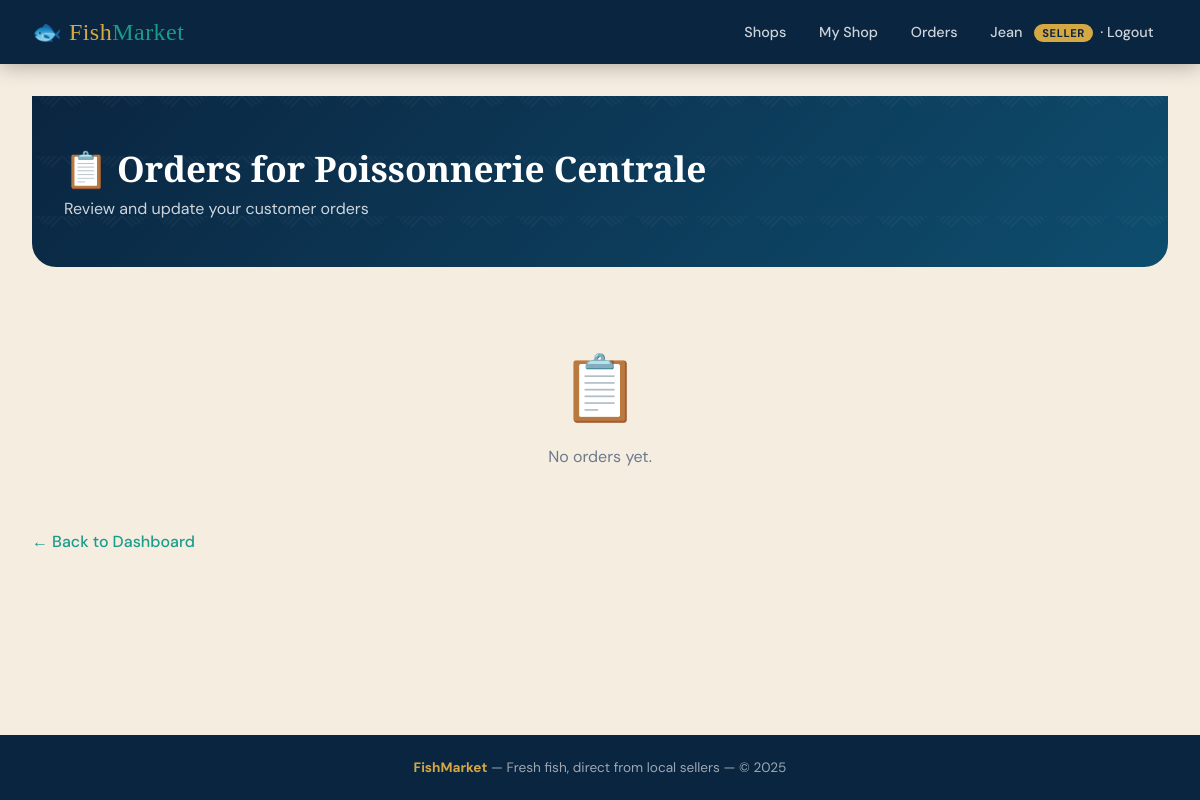
Page /seller/orders (signed in) on the committed database.
### app.py (models this page shows, shortened)
class User(db.Model):
    __tablename__ = "users"
    id           = db.Column(db.Integer, primary_key=True)
    email        = db.Column(db.String(120), unique=True, nullable=False)
    password_hash= db.Column(db.String(256), nullable=False)
    role         = db.Column(db.String(20), nullable=False, default="customer")  # admin / seller / customer
    full_name    = db.Column(db.String(120), nullable=False)
    phone        = db.Column(db.String(30))           # PII – admin-only
    address      = db.Column(db.String(255))          # PII – admin-only
    created_at   = db.Column(db.DateTime, default=datetime.utcnow)
    is_active    = db.Column(db.Boolean, default=True)
    shop   = db.relationship("Shop",  back_populates="seller", uselist=False)
    orders = db.relationship("Order", back_populates="customer")

class Shop(db.Model):
    __tablename__ = "shops"
    id          = db.Column(db.Integer, primary_key=True)
    seller_id   = db.Column(db.Integer, db.ForeignKey("users.id"), nullable=False, unique=True)
    name        = db.Column(db.String(120), nullable=False)
    description = db.Column(db.Text)
    location    = db.Column(db.String(255), nullable=False)
    city        = db.Column(db.String(80))
    logo_url    = db.Column(db.String(255))
    is_open     = db.Column(db.Boolean, default=True)   # shop open/closed toggle
    created_at  = db.Column(db.DateTime, default=datetime.utcnow)
    seller  = db.relationship("User",  back_populates="shop")
    fishes  = db.relationship("Fish",  back_populates="shop", cascade="all, delete-orphan")
    orders  = db.relationship("Order", back_populates="shop")

### app.py (the view)
@app.route("/seller/orders")
@role_required("seller")
def seller_orders():
    user   = current_user()
    shop   = user.shop
    if not shop:
        return redirect(url_for("seller_create_shop"))
    orders = Order.query.filter_by(shop_id=shop.id).order_by(Order.created_at.desc()).all()
    return render_template("seller/orders.html", user=user, shop=shop, orders=orders)

### app.py (called while the page is built)
def role_required(*roles):
    def decorator(f):
        @wraps(f)
        def wrapper(*args, **kwargs):
            if "user_id" not in session:
                flash("Please log in.", "warning")
                return redirect(url_for("login"))
            user = db.session.get(User, session["user_id"])
            if not user or user.role not in roles:
                abort(403)
            return f(*args, **kwargs)
        return wrapper
    return decorator

def current_user():
    if "user_id" in session:
        return db.session.get(User, session["user_id"])
    return None

### templates/seller/orders.html (shortened to what this page needs)
{% extends "base.html" %}
{% block content %}
<div class="page-header">
  <h1>📋 Orders for {{ shop.name }}</h1>
  <p>Review and update your customer orders</p>
</div>
{% if orders %}
{% set status_colors = {'pending':'badge-orange','confirmed':'badge-blue','ready':'badge-green','delivered':'badge-green','cancelled':'badge-red'} %}
{% for order in orders %}
<div class="card mb-2">
  <div class="card-body">
    <div class="flex justify-between items-center mb-2" style="flex-wrap:wrap;gap:0.5rem;">
      <div>
        <strong>Order #{{ order.id }}</strong>
        <span class="badge {{ status_colors.get(order.status,'badge-gray') }}" style="margin-left:0.5rem;">{{ order.status|capitalize }}</span>
      </div>
      <span class="text-muted" style="font-size:0.85rem;">{{ order.created_at.strftime('%d %b %Y, %H:%M') }}</span>
    </div>
    <p class="text-muted mb-2" style="font-size:0.88rem;">
      👤 Customer: <strong>{{ order.customer.full_name }}</strong>
      {% if order.note %} &nbsp;·&nbsp; 📝 {{ order.note }}{% endif %}
    </p>
    <table style="margin-bottom:0.75rem;">
      <thead><tr><th>Fish</th><th>Qty (kg)</th><th>Unit Price</th><th>Subtotal</th></tr></thead>
      <tbody>
        {% for item in order.items %}
        <tr>
          <td>{{ item.fish.name }}</td>
          <td>{{ item.quantity_kg }}</td>
          <td>{{ "{:,.0f}".format(item.unit_price) }} FCFA</td>
          <td>{{ "{:,.0f}".format(item.quantity_kg * item.unit_price) }} FCFA</td>
        </tr>
        {% endfor %}
        <tr><td colspan="3" style="text-align:right;"><strong>Total</strong></td><td><strong>{{ "{:,.0f}".format(order.total) }} FCFA</strong></td></tr>
      </tbody>
    </table>
    {% if order.status not in ('delivered','cancelled') %}
    <form method="POST" action="{{ url_for('seller_update_order', order_id=order.id) }}" style="display:flex;gap:0.5rem;flex-wrap:wrap;">
      <select name="status" style="max-width:200px;">
        {% for s in ['pending','confirmed','ready','delivered','cancelled'] %}
          <option value="{{ s }}" {% if order.status == s %}selected{% endif %}>{{ s|capitalize }}</option>
        {% endfor %}
      </select>
      <button type="submit" class="btn btn-primary btn-sm">Update Status</button>
    </form>
    {% endif %}
  </div>
</div>
{% endfor %}
{% else %}
<div class="empty-state"><div class="empty-icon">📋</div><p>No orders yet.</p></div>
{% endif %}
<div class="mt-2">
  <a href="{{ url_for('seller_dashboard') }}" class="link">← Back to Dashboard</a>
</div>
{% endblock %}

### templates/base.html (shortened to what this page needs)
<!DOCTYPE html>
<html lang="en">
<head>
</head>
<body>
<nav>
  <div class="nav-inner">
    <a href="{{ url_for('index') }}" class="nav-brand">🐟 Fish<span>Market</span></a>
    <div class="nav-links">
      <a href="{{ url_for('shops') }}">Shops</a>
      {% if user %}
        {% if user.role == 'admin' %}
          <a href="{{ url_for('admin_dashboard') }}">Admin Panel</a>
        {% elif user.role == 'seller' %}
          <a href="{{ url_for('seller_dashboard') }}">My Shop</a>
          <a href="{{ url_for('seller_orders') }}">Orders</a>
        {% else %}
          <a href="{{ url_for('my_orders') }}">My Orders</a>
        {% endif %}
        <a href="{{ url_for('logout') }}">
          {{ user.full_name.split()[0] }}
          <span class="nav-role">{{ user.role }}</span>
          &nbsp;·&nbsp;Logout
        </a>
      {% else %}
        <a href="{{ url_for('login') }}">Login</a>
        <a href="{{ url_for('register') }}" class="btn-nav">Register</a>
      {% endif %}
    </div>
  </div>
</nav>
<main>{% block content %}{% endblock %}</main>
<footer>
  <strong>FishMarket</strong> &mdash; Fresh fish, direct from local sellers &mdash; &copy; {{ 2025 }}
</footer>
</body>
</html>

### templates/base.html (style rules this page uses)
:root { --ocean: #0a2540; --tide: #0e4d6e; --seafoam: #1a9c8a; --coral: #e8533e; --sand: #f5ede0; --gold: #d4a843; --white: #ffffff; --text: #1a1a2e; --muted: #6c7a8d; --card-bg: #ffffff; --border: #e2e8f0; --success: #2d7d46; --danger: #c0392b; --warning: #d4a017; --info: #1565a0; }
*, *::before, *::after { box-sizing: border-box; margin: 0; padding: 0; }
html { scroll-behavior: smooth; }
body { font-family: 'DM Sans', sans-serif; background: var(--sand); color: var(--text); min-height: 100vh; display: flex; flex-direction: column; }
nav { background: var(--ocean); padding: 0 2rem; position: sticky; top: 0; z-index: 100; box-shadow: 0 2px 20px rgba(0,0,0,0.3); }
.nav-inner { max-width: 1200px; margin: 0 auto; display: flex; align-items: center; justify-content: space-between; height: 64px; }
.nav-brand { font-family: 'Playfair Display', serif; font-size: 1.5rem; color: var(--gold); text-decoration: none; letter-spacing: 0.02em; }
.nav-brand span { color: var(--seafoam); }
.nav-links { display: flex; align-items: center; gap: 0.25rem; }
.nav-links a { color: rgba(255,255,255,0.8); text-decoration: none; padding: 0.5rem 0.9rem; border-radius: 6px; font-size: 0.9rem; font-weight: 500; transition: all 0.2s; }
.nav-role { font-size: 0.7rem; background: var(--gold); color: var(--ocean); padding: 2px 8px; border-radius: 10px; font-weight: 700; text-transform: uppercase; letter-spacing: 0.05em; margin-left: 0.5rem; vertical-align: middle; }
main { flex: 1; max-width: 1200px; margin: 0 auto; padding: 2rem; width: 100%; }
.page-header { background: linear-gradient(135deg, var(--ocean) 0%, var(--tide) 100%); color: white; padding: 3rem 2rem; margin-bottom: 2rem; border-radius: 0 0 24px 24px; position: relative; overflow: hidden; }
.page-header::before { content: ''; position: absolute; inset: 0; }
.page-header h1 { font-family: 'Playfair Display', serif; font-size: 2.2rem; position: relative; }
.page-header p { opacity: 0.8; margin-top: 0.4rem; position: relative; }
footer { background: var(--ocean); color: rgba(255,255,255,0.6); text-align: center; padding: 1.5rem; font-size: 0.85rem; margin-top: auto; }
footer strong { color: var(--gold); }
.mt-2 { margin-top: 1rem; }
a.link { color: var(--seafoam); text-decoration: none; font-weight: 500; }
.empty-state { text-align: center; padding: 3rem; color: var(--muted); }
.empty-state .empty-icon { font-size: 4rem; margin-bottom: 1rem; }

### rows in the picture
User: full_name "Jean", role "SELLER"
Shop: name "Poissonnerie Centrale"

### other values in the picture
{{ 2025 }} "2025"
